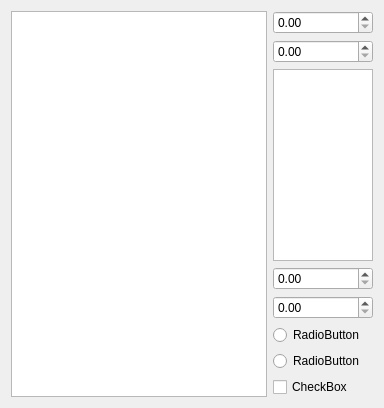
            <widget class="QWidget" name="tab_3">
             <attribute name="title">
              <string>XY</string>
             </attribute>
             <layout class="QGridLayout" name="gridLayout_16">
              <item row="6" column="1">
               <widget class="QRadioButton" name="radioButton_63">
                <property name="text">
                 <string>RadioButton</string>
                </property>
               </widget>
              </item>
              <item row="2" column="1">
               <widget class="QGraphicsView" name="graphicsView_66">
                <property name="maximumSize">
                 <size>
                  <width>100</width>
                  <height>16777215</height>
                 </size>
                </property>
               </widget>
              </item>
              <item row="0" column="1">
               <widget class="QDoubleSpinBox" name="doubleSpinBox_149"/>
              </item>
              <item row="3" column="1">
               <widget class="QDoubleSpinBox" name="doubleSpinBox_150"/>
              </item>
              <item row="4" column="1">
               <widget class="QDoubleSpinBox" name="doubleSpinBox_151"/>
              </item>
              <item row="7" column="1">
               <widget class="QCheckBox" name="checkBox_50">
                <property name="text">
                 <string>CheckBox</string>
                </property>
               </widget>
              </item>
              <item row="5" column="1">
               <widget class="QRadioButton" name="radioButton_64">
                <property name="text">
                 <string>RadioButton</string>
                </property>
               </widget>
              </item>
              <item row="1" column="1">
               <widget class="QDoubleSpinBox" name="doubleSpinBox_152"/>
              </item>
              <item row="0" column="0" rowspan="8">
               <widget class="QGraphicsView" name="graphicsView_67"/>
              </item>
             </layout>
            </widget>
